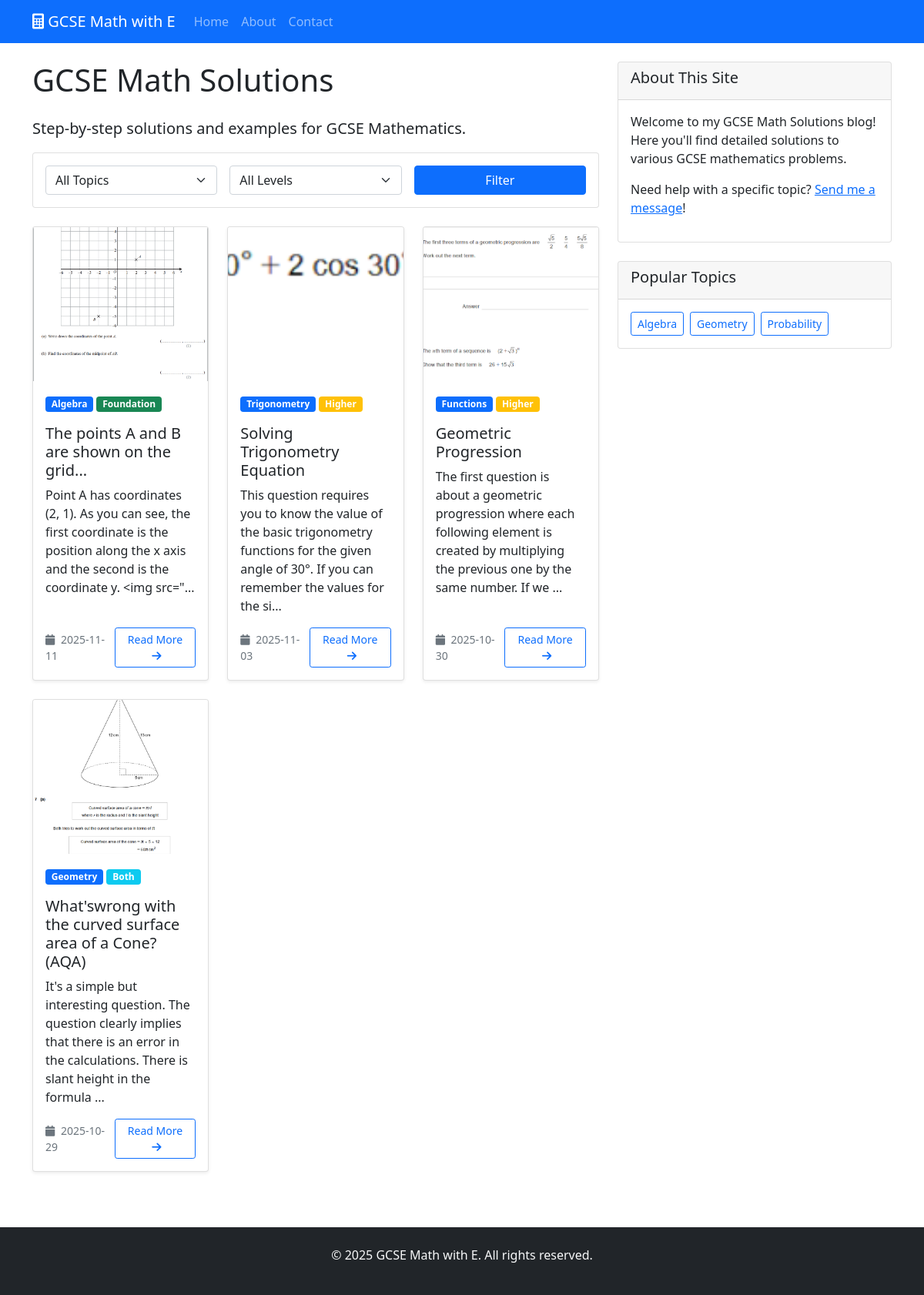
Before: / with the older database file.
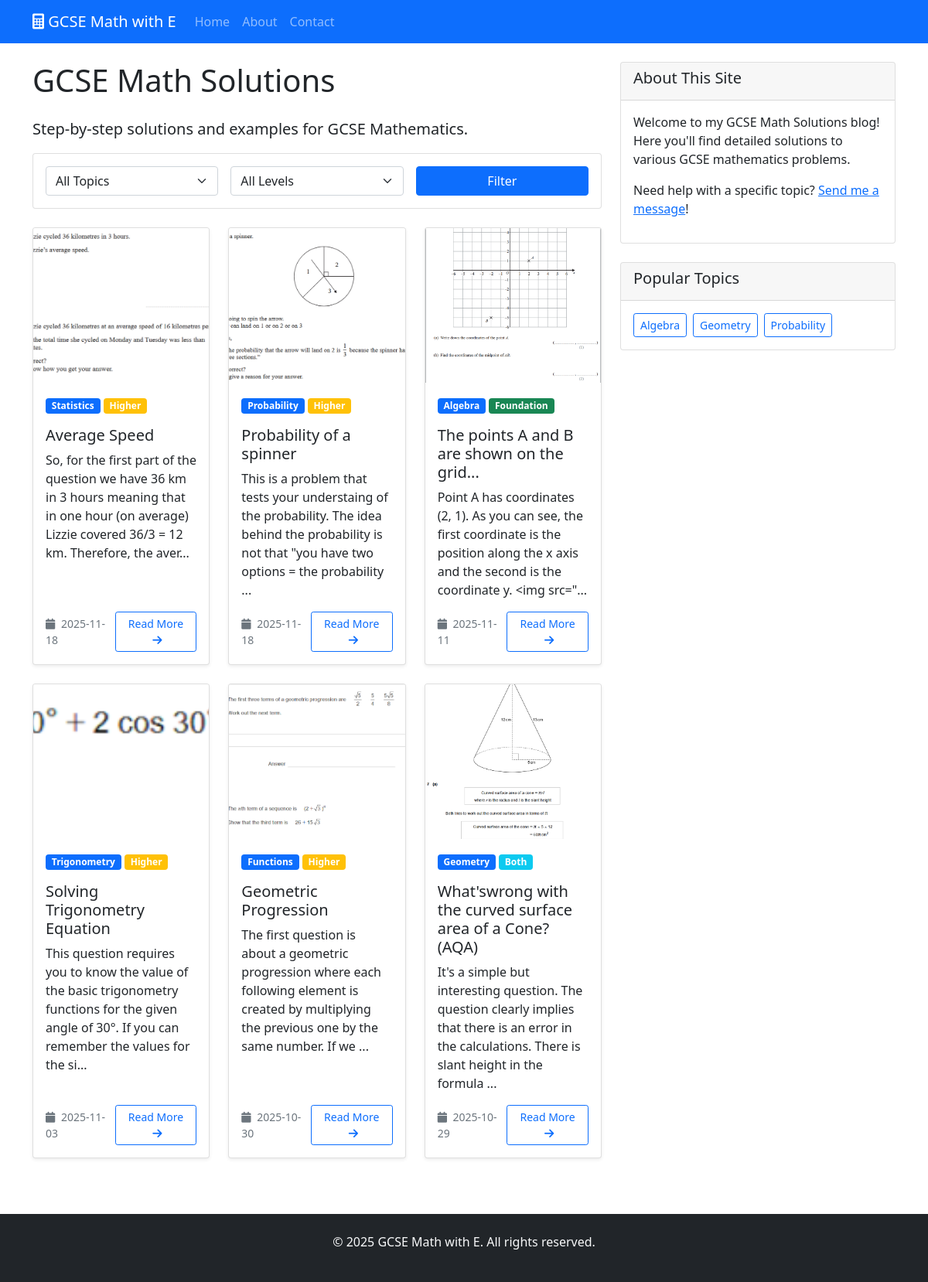
After: the same page with the newer database file.
### tables this page shows
CREATE TABLE posts (
                id INTEGER PRIMARY KEY AUTOINCREMENT,
                title TEXT NOT NULL,
                content TEXT NOT NULL,
                topic TEXT NOT NULL,
                difficulty TEXT,
                image_path TEXT,
                is_published BOOLEAN DEFAULT TRUE,
                created_at TIMESTAMP DEFAULT CURRENT_TIMESTAMP,
                updated_at TIMESTAMP DEFAULT CURRENT_TIMESTAMP
            );

### main.py (the view)
@app.route('/')
def index():
    page = request.args.get('page', 1, type=int)
    topic = request.args.get('topic', '')
    difficulty = request.args.get('difficulty', '')
    db = get_db()
    query = 'SELECT * FROM posts WHERE is_published = 1'
    params = []
    if topic:
        query += ' AND topic = ?'
        params.append(topic)
    if difficulty and difficulty != 'all':
        query += ' AND (difficulty = ? OR difficulty = ?)'
        params.extend([difficulty, 'both'])
    query += ' ORDER BY created_at DESC LIMIT 6 OFFSET ?'
    params.append((page - 1) * 6)
    posts = db.execute(query, params).fetchall()
    count_query = 'SELECT COUNT(*) FROM posts WHERE is_published = 1'
    count_params = []
    if topic:
        count_query += ' AND topic = ?'
        count_params.append(topic)
    if difficulty and difficulty != 'all':
        count_query += ' AND (difficulty = ? OR difficulty = ?)'
        count_params.extend([difficulty, 'both'])
    total_posts = db.execute(count_query, count_params).fetchone()[0]
    total_pages = (total_posts + 5) // 6 if total_posts > 0 else 1
    return render_template('index.html',
                           posts=posts,
                           topic=topic,
                           difficulty=difficulty,
                           current_page=page,
                           total_pages=total_pages)

### main.py (called while the page is built)
def get_db():
    conn = sqlite3.connect(app.config['DATABASE'])
    conn.row_factory = sqlite3.Row
    return conn

### templates/index.html (shortened to what this page needs)
{% extends "base.html" %}
{% block content %}
<div class="row">
    <div class="col-md-8">
        <h1 class="mb-4">GCSE Math Solutions</h1>
        <p class="lead">Step-by-step solutions and examples for GCSE Mathematics.</p>
        <div class="card mb-4">
            <div class="card-body">
                <form method="GET" class="row g-3">
                    <div class="col-md-4">
                        <select name="topic" class="form-select">
                            <option value="">All Topics</option>
                        </select>
                    </div>
                    <div class="col-md-4">
                        <select name="difficulty" class="form-select">
                            <option value="all" {% if difficulty == 'all' or not difficulty %}selected{% endif %}>All Levels</option>
                        </select>
                    </div>
                    <div class="col-md-4">
                        <button type="submit" class="btn btn-primary w-100">Filter</button>
                    </div>
                </form>
            </div>
        </div>
        {% if posts %}
            <div class="row">
                {% for post in posts %}
                <div class="col-md-6 col-lg-4 mb-4">
                    <div class="card h-100 shadow-sm">
                        {% if post.image_path %}
                        <img src="{{ url_for('static', filename='uploads/' + post.image_path) }}"
                             class="card-img-top" alt="{{ post.title }}"
                             style="height: 200px; object-fit: cover;">
                        {% else %}
                        <div class="card-img-top bg-light d-flex align-items-center justify-content-center"
                             style="height: 200px;">
                            <i class="fas fa-calculator fa-3x text-muted"></i>
                        </div>
                        {% endif %}
                        <div class="card-body d-flex flex-column">
                            <div class="mb-2">
                                <span class="badge bg-primary mb-2">{{ post.topic|title }}</span>
                                {% if post.difficulty %}
                                <span class="badge bg-{{ 'success' if post.difficulty == 'foundation' else 'warning' if post.difficulty == 'higher' else 'info' }}">
                                    {{ post.difficulty|title }}
                                </span>
                                {% endif %}
                            </div>
                            <h5 class="card-title">{{ post.title }}</h5>
                            <p class="card-text flex-grow-1">
                                {% if post.content|length > 150 %}
                                    {{ post.content[:150] }}...
                                {% else %}
                                    {{ post.content }}
                                {% endif %}
                            </p>
                            <div class="mt-auto">
                                <div class="d-flex justify-content-between align-items-center">
                                    <small class="text-muted">
                                        <i class="fas fa-calendar me-1"></i>
                                        {{ post.created_at[:10] }}
                                    </small>
                                    <a href="{{ url_for('show_post', post_id=post.id) }}"
                                       class="btn btn-outline-primary btn-sm">
                                        Read More <i class="fas fa-arrow-right ms-1"></i>
                                    </a>
                                </div>
                            </div>
                        </div>
                    </div>
                </div>
                {% endfor %}
            </div>
        {% else %}
            <div class="alert alert-info">
                No posts found matching your criteria.
            </div>
        {% endif %}
    </div>
    <div class="col-md-4">
        <div class="card">
            <div class="card-header">
                <h5>About This Site</h5>
            </div>
            <div class="card-body">
                <p>Welcome to my GCSE Math Solutions blog! Here you'll find detailed solutions to various GCSE mathematics problems.</p>
                <p>Need help with a specific topic? <a href="{{ url_for('contact') }}">Send me a message</a>!</p>
            </div>
        </div>
        <div class="card mt-4">
            <div class="card-header">
                <h5>Popular Topics</h5>
            </div>
            <div class="card-body">
                <div class="d-flex flex-wrap gap-2">
                    <a href="{{ url_for('index', topic='algebra') }}" class="btn btn-outline-primary btn-sm">Algebra</a>
                    <a href="{{ url_for('index', topic='geometry') }}" class="btn btn-outline-primary btn-sm">Geometry</a>
                    <a href="{{ url_for('index', topic='probability') }}" class="btn btn-outline-primary btn-sm">Probability</a>
                </div>
            </div>
        </div>
    </div>
</div>
{% endblock %}

### templates/base.html (shortened to what this page needs)
<!DOCTYPE html>
<html lang="en">
<head>
    <link href="https://cdn.jsdelivr.net/npm/bootstrap@5.1.3/dist/css/bootstrap.min.css" rel="stylesheet">
    <link href="https://cdnjs.cloudflare.com/ajax/libs/font-awesome/6.0.0/css/all.min.css" rel="stylesheet">
    <link href="{{ url_for('static', filename='css/style.css') }}" rel="stylesheet">
</head>
<body>
    <nav class="navbar navbar-expand-lg navbar-dark bg-primary">
        <div class="container">
            <a class="navbar-brand" href="{{ url_for('index') }}">
                <i class="fas fa-calculator"></i> GCSE Math with E
            </a>
            <div class="collapse navbar-collapse" id="navbarNav">
                <ul class="navbar-nav me-auto">
                    <li class="nav-item">
                        <a class="nav-link" href="{{ url_for('index') }}">Home</a>
                    </li>
                    <li class="nav-item">
                        <a class="nav-link" href="{{ url_for('about') }}">About</a>
                    </li>
                    <li class="nav-item">
                        <a class="nav-link" href="{{ url_for('contact') }}">Contact</a>
                    </li>
                </ul>
            </div>
        </div>
    </nav>
    <main class="container my-4">
        {% block content %}{% endblock %}
    </main>
    <footer class="bg-dark text-light py-4 mt-5">
        <div class="container text-center">
            <p>&copy; 2025 GCSE Math with E. All rights reserved.</p>
        </div>
    </footer>
</body>
</html>

Changed rows visible on the page:
added posts: image_path (picture), topic "Statistics", difficulty "Higher", title "Average Speed", content "So, for the first part of the question we have 36 km in 3 hours meaning that in one hour (on average) Lizzie covered 36/3 = 12 km. Therefore, the aver", created_at "2025-11-18"
added posts: image_path (picture), topic "Probability", difficulty "Higher", title "Probability of a spinner", content "This is a problem that tests your understaing of the probability. The idea behind the probability is not that \"you have two options = the probability", created_at "2025-11-18"
